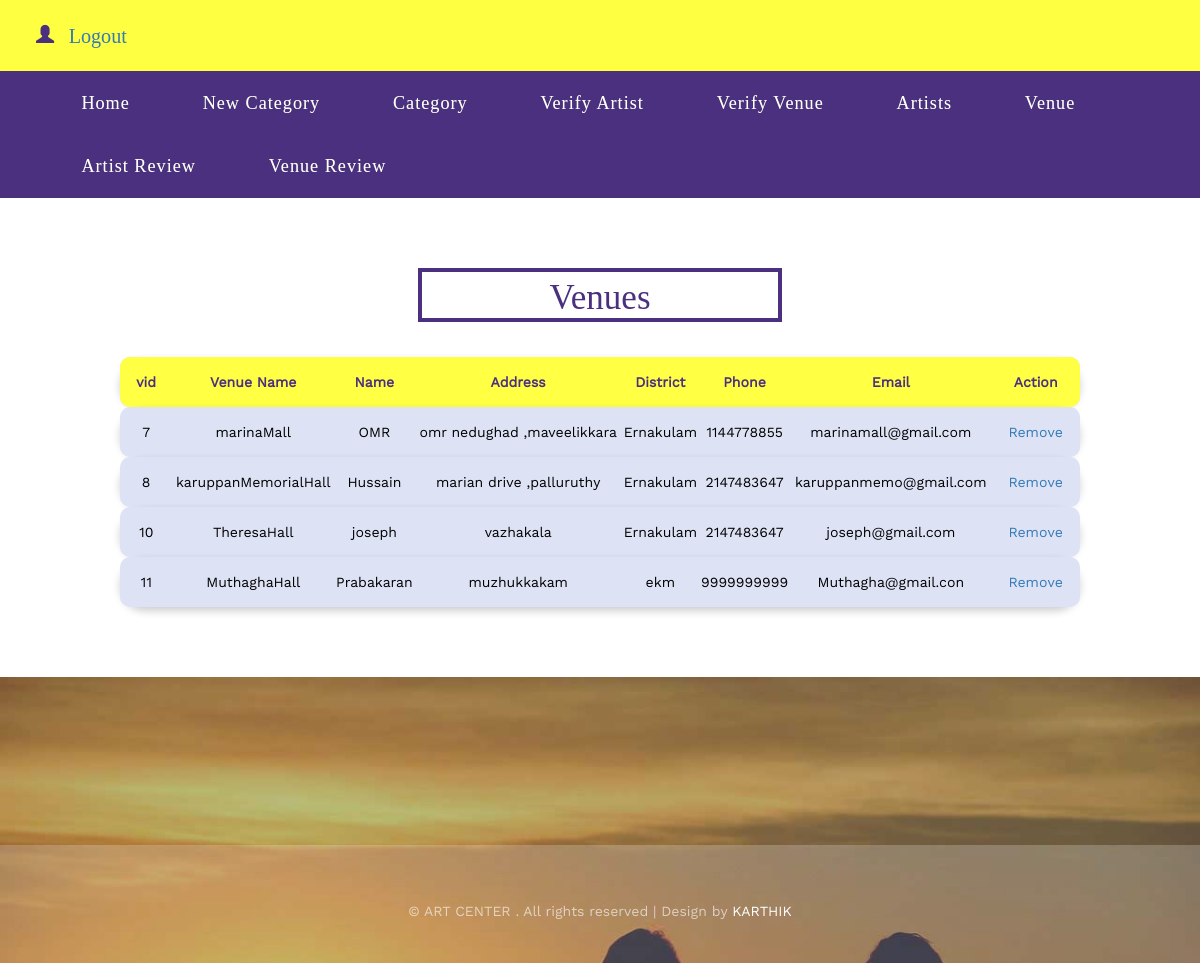
The app's page /AdminViewVenue.php with its own data.
### tables this page shows
CREATE TABLE `venue_registration` (
  `vid` int(11) NOT NULL,
  `venue_name` varchar(30) DEFAULT NULL,
  `name` varchar(30) DEFAULT NULL,
  `address` varchar(200) DEFAULT NULL,
  `district` varchar(30) DEFAULT NULL,
  `phone` decimal(10,0) DEFAULT NULL,
  `email` varchar(30) DEFAULT NULL,
  `password` varchar(30) DEFAULT NULL,
  `image` varchar(30) DEFAULT 'noval'
);

### AdminViewVenue.php (the view, shortened to what this page needs)
<?php
include 'AdminHeader.php';
?>
<div id="about" class="about">
	<div class="container">
		<h3 class="title wow fadeInUp animated" data-wow-delay=".5s">Venues</h3>
	</div>
	<div style="margin: auto; width: 80%;">
		<?php
		$qry = "SELECT * FROM venue_registration v,`login` l WHERE v.`vid`=l.`uid` AND l.`status`='1'";
		$result = mysqli_query($conn, $qry);
		if ($result->num_rows > 0) {
		?>
			<table width="100%" id="cust_table">
				<tr>
					<th>vid</th>
					<th>Venue Name</th>
					<th>Name</th>
					<th>Address</th>
					<th>District</th>
					<th>Phone</th>
					<th>Email</th>
					<th>Action</th>
				</tr>
			<?php
			while ($row = mysqli_fetch_array($result)) {
				?>
                <tr>
					<td><?php echo $row['vid']?></td>
                  <td><?php echo $row['venue_name']?></td>
                   <td><?php echo $row['name']?></td>
                    <td><?php echo $row['address']?></td>
                    <td><?php echo $row['district']?></td>
                   <td><?php echo $row['phone']?></td>
                    <td><?php echo $row['email']?></td>
                     <td>
							<a href="AdminUpdateVenue.php?id=<?php echo $row['vid'] ?>"> Remove</a>
						</td>
                </tr>
                <?php
			}
		} else {
			echo "  <center> <h2 style='color: red;'>.... No Data Found ...</h2></center> ";
		}
			?>
			</table>
	</div>
</div>
<div class="contact" id="contact">
	<div class="footer">
		<div class="container">
			<p class="wow fadeInUp animated" data-wow-delay=".7s">© ART CENTER . All rights reserved | Design by <a href="">KARTHIK</a></p>
		</div>
	</div>
</div>
</body>
</html>

### css/style.css (style rules this page uses)
body { margin:0; font-family: 'WorkSans-Regular'; }
body a { transition: 0.5s all ease; -webkit-transition: 0.5s all ease; -moz-transition: 0.5s all ease; -o-transition: 0.5s all ease; -ms-transition: 0.5s all ease; text-decoration:none; }
h1,h2,h3,h4,h5,h6 { margin:0; }
p { margin:0; }
.about, .team, .about-skills { padding: 6em 0; }
h3.title { font-size: 2.5em; color: #4B307F; font-family: 'Josefin Slab'; text-align: center; border: 4px solid; width: 32%; margin: 0 auto 1em; padding: .2em 0 0; }
.contact { background: url(../images/slid2.jpg)no-repeat 0px 0px; background-size: cover; padding: 5em 0 0; }
.footer { margin-top: 7em; background-color: rgba(255, 255, 255, 0.22); padding: 4em 0 3em; }
.footer p { color:rgba(255, 255, 255, 0.61); font-size:1em; text-align:center; }
.footer p a { color:#fff; }
@media (max-width:1280px) { h3.title { font-size: 2.5em; } }
@media (max-width:1280px) { .about, .team, .about-skills { padding: 5em 0; } }
#cust_table tr { padding-top: 12px; padding-bottom: 12px; text-align: center; color: #000; transition: 0.3s; background-color: #dee2f5; border-radius: 25px; box-shadow: 0 4px 8px 0 rgba(0, 0, 0, 0.2); }
#cust_table tr :first-child { padding: 15px; border-radius: 10px 0 0 10px; -moz-border-radius: 10px 0 0 10px; }
#cust_table tr :last-child { border-radius: 0 10px 10px 0; -moz-border-radius: 0 10px 10px 0; }
#cust_table th { padding-top: 12px; padding-bottom: 12px; text-align: center; background-color: #ffff43; color: #4b307f; }

### css/lightbox.css (style rules this page uses)
body:after { content: url(../images/close.png) url(../images/prev.png) url(../images/next.png); display: none; }

### records on screen
venue_registration: vid "7", venue_name "marinaMall", name "OMR", address "omr nedughad ,maveelikkara", district "Ernakulam", phone "1144778855", email "marinamall@gmail.com"
venue_registration: vid "8", venue_name "karuppanMemorialHall", name "Hussain", address "marian drive ,palluruthy", district "Ernakulam", phone "2147483647", email "karuppanmemo@gmail.com"
venue_registration: vid "10", venue_name "TheresaHall", name "joseph", address "vazhakala", district "Ernakulam", phone "2147483647", email "joseph@gmail.com"
venue_registration: vid "11", venue_name "MuthaghaHall", name "Prabakaran", address "muzhukkakam", district "ekm", phone "9999999999", email "Muthagha@gmail.con"
